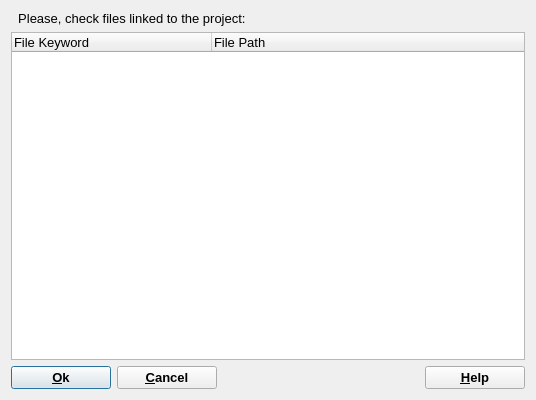
<?xml version="1.0" encoding="UTF-8"?>
<ui version="4.0">
 <comment>Dialog for selecting profile record</comment>
 <class>ListFilesDialogData</class>
 <widget class="QDialog" name="ListFilesDialogData">
  <property name="windowModality">
   <enum>Qt::WindowModal</enum>
  </property>
  <property name="geometry">
   <rect>
    <x>0</x>
    <y>0</y>
    <width>536</width>
    <height>400</height>
   </rect>
  </property>
  <property name="minimumSize">
   <size>
    <width>450</width>
    <height>400</height>
   </size>
  </property>
  <property name="font">
   <font>
    <pointsize>10</pointsize>
   </font>
  </property>
  <property name="windowTitle">
   <string>Database File Configuration for Modelling Project</string>
  </property>
  <layout class="QVBoxLayout" name="verticalLayout">
   <item>
    <widget class="QLabel" name="pLabel">
     <property name="text">
      <string>  Please, check files linked to the project:</string>
     </property>
     <property name="alignment">
      <set>Qt::AlignLeading|Qt::AlignLeft|Qt::AlignVCenter</set>
     </property>
     <property name="wordWrap">
      <bool>false</bool>
     </property>
    </widget>
   </item>
   <item>
    <widget class="QTreeWidget" name="pListFiles">
     <property name="selectionMode">
      <enum>QAbstractItemView::MultiSelection</enum>
     </property>
     <attribute name="headerCascadingSectionResizes">
      <bool>true</bool>
     </attribute>
     <attribute name="headerDefaultSectionSize">
      <number>200</number>
     </attribute>
     <attribute name="headerCascadingSectionResizes">
      <bool>true</bool>
     </attribute>
     <attribute name="headerDefaultSectionSize">
      <number>200</number>
     </attribute>
     <column>
      <property name="text">
       <string>File Keyword</string>
      </property>
     </column>
     <column>
      <property name="text">
       <string>File Path</string>
      </property>
     </column>
    </widget>
   </item>
   <item>
    <layout class="QHBoxLayout" name="layout1">
     <item>
      <widget class="QPushButton" name="pGO_OKButton">
       <property name="sizePolicy">
        <sizepolicy hsizetype="Minimum" vsizetype="Minimum">
         <horstretch>0</horstretch>
         <verstretch>0</verstretch>
        </sizepolicy>
       </property>
       <property name="minimumSize">
        <size>
         <width>100</width>
         <height>0</height>
        </size>
       </property>
       <property name="font">
        <font>
         <weight>75</weight>
         <bold>true</bold>
        </font>
       </property>
       <property name="toolTip">
        <string>Files selections is finisded OK</string>
       </property>
       <property name="text">
        <string>&amp;Ok</string>
       </property>
       <property name="shortcut">
        <string>Alt+O</string>
       </property>
       <property name="default">
        <bool>true</bool>
       </property>
      </widget>
     </item>
     <item>
      <widget class="QPushButton" name="pCancelButton">
       <property name="sizePolicy">
        <sizepolicy hsizetype="Minimum" vsizetype="Minimum">
         <horstretch>0</horstretch>
         <verstretch>0</verstretch>
        </sizepolicy>
       </property>
       <property name="minimumSize">
        <size>
         <width>100</width>
         <height>0</height>
        </size>
       </property>
       <property name="font">
        <font>
         <weight>75</weight>
         <bold>true</bold>
        </font>
       </property>
       <property name="text">
        <string>&amp;Cancel</string>
       </property>
       <property name="shortcut">
        <string>Alt+C</string>
       </property>
      </widget>
     </item>
     <item>
      <spacer>
       <property name="orientation">
        <enum>Qt::Horizontal</enum>
       </property>
       <property name="sizeType">
        <enum>QSizePolicy::Expanding</enum>
       </property>
       <property name="sizeHint" stdset="0">
        <size>
         <width>351</width>
         <height>20</height>
        </size>
       </property>
      </spacer>
     </item>
     <item>
      <widget class="QPushButton" name="pHelpButton">
       <property name="sizePolicy">
        <sizepolicy hsizetype="Minimum" vsizetype="Minimum">
         <horstretch>0</horstretch>
         <verstretch>0</verstretch>
        </sizepolicy>
       </property>
       <property name="minimumSize">
        <size>
         <width>100</width>
         <height>0</height>
        </size>
       </property>
       <property name="font">
        <font>
         <weight>75</weight>
         <bold>true</bold>
        </font>
       </property>
       <property name="toolTip">
        <string>Learn aboutModelling Project concept and project configuration</string>
       </property>
       <property name="text">
        <string>&amp;Help</string>
       </property>
       <property name="shortcut">
        <string>Alt+H</string>
       </property>
      </widget>
     </item>
    </layout>
   </item>
  </layout>
 </widget>
 <layoutdefault spacing="6" margin="11"/>
 <tabstops>
  <tabstop>pListFiles</tabstop>
  <tabstop>pGO_OKButton</tabstop>
  <tabstop>pCancelButton</tabstop>
 </tabstops>
 <resources/>
 <connections>
  <connection>
   <sender>pGO_OKButton</sender>
   <signal>clicked()</signal>
   <receiver>ListFilesDialogData</receiver>
   <slot>accept()</slot>
   <hints>
    <hint type="sourcelabel">
     <x>20</x>
     <y>20</y>
    </hint>
    <hint type="destinationlabel">
     <x>20</x>
     <y>20</y>
    </hint>
   </hints>
  </connection>
  <connection>
   <sender>pHelpButton</sender>
   <signal>clicked()</signal>
   <receiver>ListFilesDialogData</receiver>
   <slot>CmHelp()</slot>
   <hints>
    <hint type="sourcelabel">
     <x>20</x>
     <y>20</y>
    </hint>
    <hint type="destinationlabel">
     <x>20</x>
     <y>20</y>
    </hint>
   </hints>
  </connection>
  <connection>
   <sender>pCancelButton</sender>
   <signal>clicked()</signal>
   <receiver>ListFilesDialogData</receiver>
   <slot>reject()</slot>
   <hints>
    <hint type="sourcelabel">
     <x>20</x>
     <y>20</y>
    </hint>
    <hint type="destinationlabel">
     <x>20</x>
     <y>20</y>
    </hint>
   </hints>
  </connection>
 </connections>
</ui>
